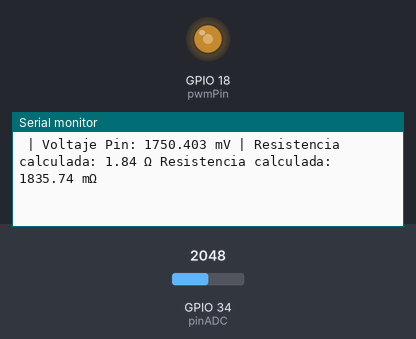
The sketch below on a simulated ESP32. Shown: output pins drawn as LEDs (lit = HIGH), the last lines printed to the serial monitor. The inputs (shaded band) are chosen by the test bench; at power-on: GPIO 34 (pinADC) = 2048.

Above: at 1.2 s.
1.3 s: GPIO 34 (pinADC) set to 3570
At 1.7 s:
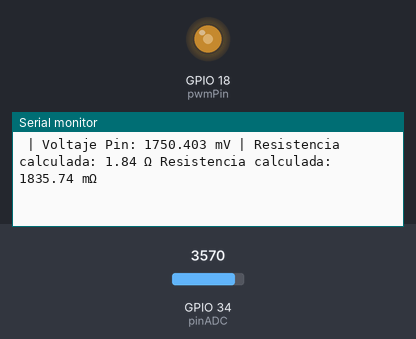
2.8 s: GPIO 34 (pinADC) set to 3665
At 3.5 s:
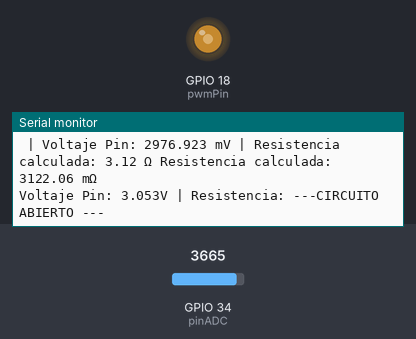

The sketch:

ohmnipulse_esp32.ino
```cpp
// =========================================================================
// Generador de Voltaje Negativo (Bomba de Carga) para ESP32 Core v3.x
// =========================================================================

const int pwmPin = 18;           // Pin conectado a la base del E13007F2 (con resistencia)
const int pwmFrecuencia = 100; // 50 kHz
const int pwmResolucion = 8;     // Resolución de 8 bits (valores de 0 a 255)
const int pinADC = 34; // Pin donde para conectar la salida protegida del AD620

// --- Constantes del Circuito ---
const float corrienteInyectada = 0.0196; // 19.6 mA en Amperios
const float gananciaAD620 = 50.4;         // Ganancia actual (sin trimmer)
const float voltajeReferenciaADC = 3.3;  // Voltaje de referencia del ESP32

void setup() {
  Serial.begin(115200);
  Serial.println("Iniciando generador de voltaje negativo...");

  // Nueva sintaxis simplificada para ESP32 Core 3.0.0+
  // Configura y asigna el pin en una sola línea
  ledcAttach(pwmPin, pwmFrecuencia, pwmResolucion);

  // Inicia la señal al 50% de Duty Cycle (127 es la mitad de 255)
  ledcWrite(pwmPin, 127);

  Serial.println("PWM activo.");
  Serial.println("Iniciando Miliohmímetro...");
}

void loop() {
  // 1. Sobremuestreo (Oversampling) para eliminar ruido
  long sumaLecturas = 0;
  int muestras = 500;

  for(int i = 0; i < muestras; i++){
    sumaLecturas += analogRead(pinADC);
    delayMicroseconds(50);
  }

  float promedioADC = sumaLecturas / (float)muestras;
  // 2. Convertir a Voltaje con CALIBRACIÓN
  // Multiplicamos por 1.051 para corregir el error interno del ESP32
  float factorCalibracion = 1.090;
  float voltajeLeido = ((promedioADC * voltajeReferenciaADC) / 4095.0);

  float factorPendiente = 1.0;
  float offsetVoltaje = 0.100;

  float voltajeCalibrado = (voltajeLeido*factorPendiente) + offsetVoltaje;

  // 4. Aplicar la Ley de Ohm para calcular la resistencia
  // Quitamos el efecto de la ganancia para saber la caída de voltaje real en el componente

  if (voltajeCalibrado > 3.0){
    Serial.print("Voltaje Pin: ");
    Serial.print(voltajeCalibrado, 3);
    Serial.println("V | Resistencia: ---CIRCUITO ABIERTO ---");
  }
  else{
    float voltajeReal = (voltajeCalibrado / gananciaAD620);
    float voltajeRealmV = voltajeCalibrado*1000;
    // R = V / I
    float resistencia = voltajeReal / corrienteInyectada;
    float resistenciaCalibrada = (resistencia*1.036);
    float resistenciamOhm = resistenciaCalibrada*1000;

    // 5. Imprimir los resultados en pantalla
    Serial.print(" | Voltaje Pin: ");
    Serial.print(voltajeRealmV, 3);
    Serial.print(" mV | Resistencia calculada: ");
    Serial.print(resistenciaCalibrada, 2);
    Serial.print(" Ω");
    Serial.print(" Resistencia calculada: ");
    Serial.print(resistenciamOhm, 2);
    Serial.println(" mΩ");

  }
  // Esperar medio segundo antes de la siguiente lectura
  delay(500);
}
```

Measured:
- the behaviour switches between 3598 and 3599 on GPIO 34 (pinADC) (found by bisection; images 1 and 2)
- after the input at 2.8 s, the serial monitor: prints a new line after 0.20 s (image 2)
